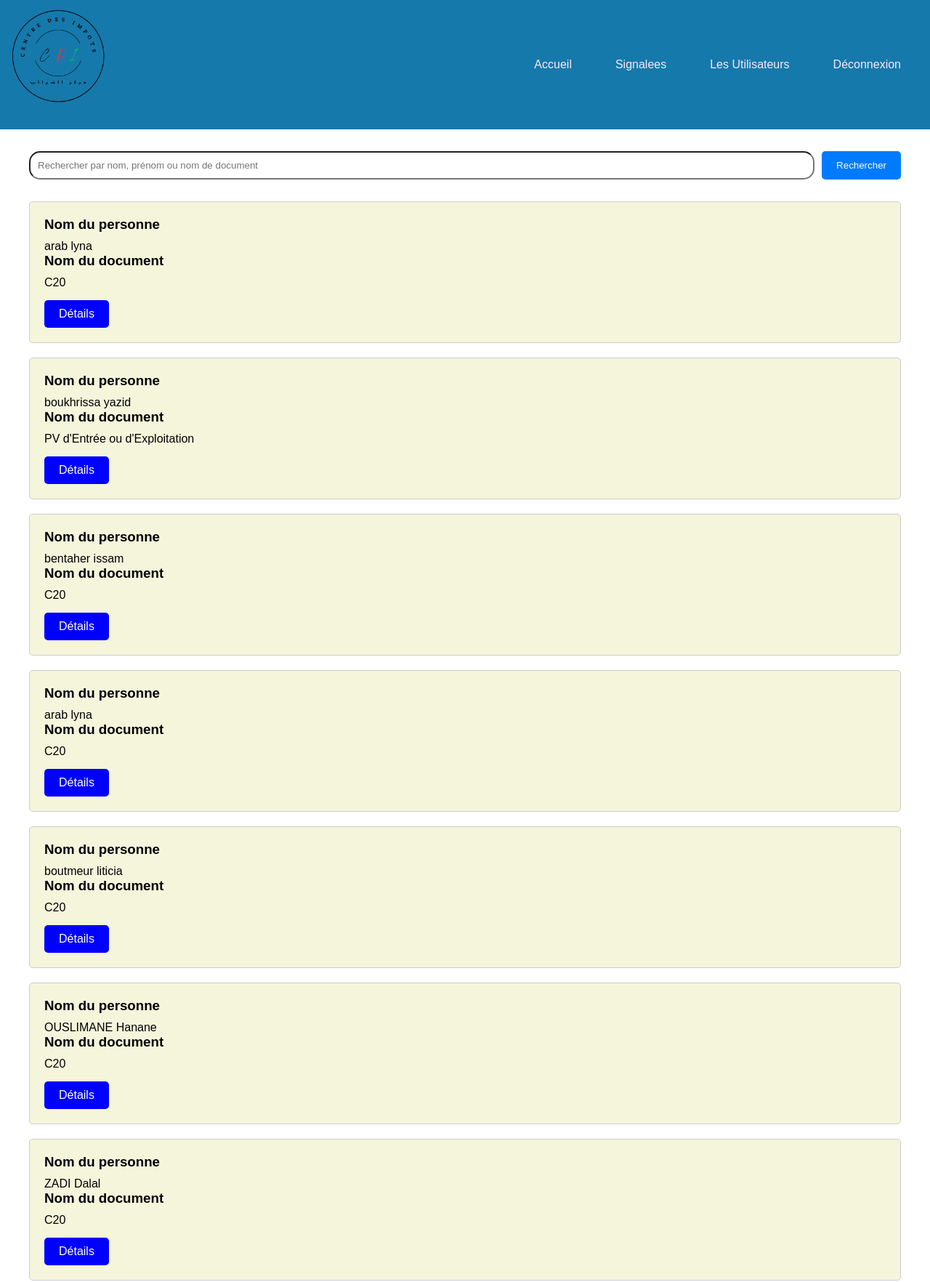
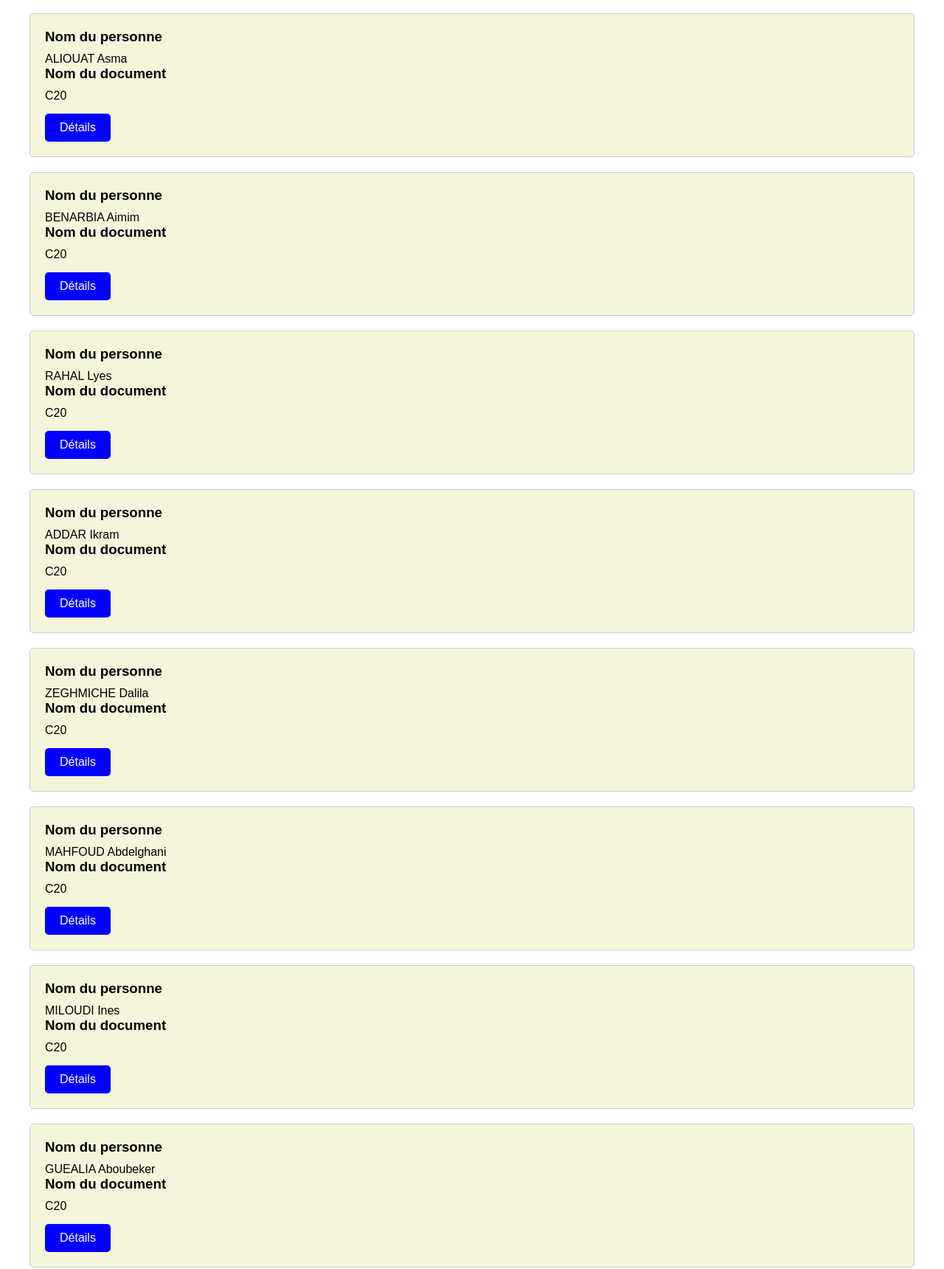
Page /views/centre/les_demandes_gestion_nonacc_centre.php (signed in, upper part) on the committed database (2 pictures, top to bottom).
### tables this page shows
CREATE TABLE `demande` (
  `id_demande` int(11) NOT NULL,
  `id_personne` int(11) DEFAULT NULL,
  `nom_document` varchar(255) DEFAULT NULL,
  `demande_text` text DEFAULT NULL,
  `date_heure` datetime NOT NULL DEFAULT current_timestamp(),
  `nom_service` varchar(255) DEFAULT NULL
);

CREATE TABLE `personne` (
  `id` int(11) NOT NULL,
  `nom` varchar(255) NOT NULL,
  `prenom` varchar(255) NOT NULL,
  `sexe` enum('homme','femme','autre') NOT NULL,
  `dateNaissance` date NOT NULL,
  `email` varchar(255) NOT NULL,
  `motDePasse` varchar(255) NOT NULL,
  `username` varchar(255) DEFAULT NULL
);

### views/centre/les_demandes_gestion_nonacc_centre.php (the view, shortened to what this page needs)
<?php
require_once "../../control/db_connection.php";
$search = isset($_GET['search']) ? $_GET['search'] : '';
$sql = "SELECT demande.*, personne.nom AS nom_personne, personne.prenom AS prenom_personne
        FROM demande
        INNER JOIN personne ON demande.id_personne = personne.id
        WHERE demande.nom_service = 'Service Principal de Gestion'
        AND demande.id_demande NOT IN (SELECT id_demande FROM reponses)";
$stmt = $pdo->prepare($sql);
$stmt->execute();
$demandes = $stmt->fetchAll();
?>
<!DOCTYPE html>
<html lang="fr">
<head>
    <link rel="stylesheet" href="../../public/css/style1.css">
</head>
<body>
<header>
    <div class="container">
        <div class="logo">
            <img src="../../public/images/logo1.png" alt="CDI">
        </div>
        <nav class="bar">
            <ul>
            <li><a   href="centre.php">Accueil</a></li>
                <li><a href="les_demandes_sig.php">Signalees</a></li>
                <li><a href="utilisateur.php">Les Utilisateurs</a></li>
                <li><a href="../../control/deconnexion.php" onclick="confirmLogout(event)">Déconnexion</a></li>
            </ul>
        </nav>
    </div>
</header>
<div class="search-bar">
    <div class="container">
        <form method="GET" action="les_demandes_gestion_nonacc_centre.php">
            <input type="text" name="search" placeholder="Rechercher par nom, prénom ou nom de document" value="<?php echo htmlspecialchars($search); ?>">
            <button type="submit">Rechercher</button>
        </form>
    </div>
</div>
<div class="demandes">
    <div class="container">
        <?php
        if (empty($demandes)) {
            echo "
            <div class='demande-card'>
                <h3>Il n'y a pas de demande</h3>
            </div>
            ";
        } else {
            foreach ($demandes as $demande) {
                echo "
                <div class='demande-card'>
                    <h3>Nom du personne</h3>
                    <p>". $demande['nom_personne'] ." " . $demande['prenom_personne'] . "</p>
                    <h3>Nom du document</h3>
                    <p>". $demande['nom_document'] ."</p>
                    <a class='detail-btn' href='../detail.php?id_demande=". $demande['id_demande'] ."&nom_personne=". $demande['nom_personne'] ."&prenom_personne=". $demande['prenom_personne']."&nom_document=". $demande['nom_document'] ."&nom_service=". $demande['nom_service'] ."&demande_text=". $demande['demande_text'] ."&date_heure=". $demande['date_heure'] ."'>Détails</a>
                </div>
                ";
            }
        }
        ?>
    </div>
</div>
</body>
</html>

### public/css/style1.css (style rules this page uses)
* { margin: 0; padding: 0; box-sizing: border-box; }
body { font-size: 16px; }
.container { width: 1200px; margin: 0 auto; height: 100%; }
header { padding: 70px; background-color: #1679AB; position: relative; }
header .container { display: flex; justify-content: space-between; align-items: center; }
.logo img { width: 150px; height: auto; position: absolute; top: 0px; left: 5px; }
body { font-family: 'Ubuntu', sans-serif; }
a { text-shadow: 0px 0px 3px rgba(117, 117, 117, 0.12); color: #2991ab; text-decoration: none; }
header .bar ul { display: flex; list-style: none; }
header .bar a { display: block; padding: 10px 20px; margin: 0 10px; color: #F3EBF6; }
.detail-btn { background-color: #1679AB; color: white; padding: 10px 20px; margin-top: 15px; margin-right: 5px; text-align: center; text-decoration: none; display: inline-block; border-radius: 5px; }
.demande-card { position: relative; background-color: beige; border: 1px solid #ccc; border-radius: 5px; padding: 20px; margin-top: 10px; margin-bottom: 20px; }
.demande-card h3 { margin-bottom: 10px; }
.detail-btn { background-color: blue; color: white; padding: 10px 20px; margin-top: 15px; text-align: center; text-decoration: none; display: inline-block; border-radius: 5px; }
.search-bar { margin: 30px 30px; }
.search-bar form { display: flex; justify-content: center; }
.search-bar input[type="text"] { padding: 10px; width: calc(100% - 80px); border-radius: 15px; }
.search-bar button { padding: 10px 20px; background-color: #007bff; color: #fff; border: none; cursor: pointer; border-radius: 5px; margin-left: 10px; }

### rows in the picture
demande: id_personne.nom "arab", id_personne.prenom "lyna", nom_document "C20"
demande: id_personne.nom "boukhrissa", id_personne.prenom "yazid", nom_document "PV d'Entrée ou d'Exploitation"
demande: id_personne.nom "bentaher", id_personne.prenom "issam", nom_document "C20"
demande: id_personne.nom "arab", id_personne.prenom "lyna", nom_document "C20"
demande: id_personne.nom "boutmeur", id_personne.prenom "liticia", nom_document "C20"
demande: id_personne.nom "OUSLIMANE", id_personne.prenom "Hanane", nom_document "C20"
demande: id_personne.nom "ZADI", id_personne.prenom "Dalal", nom_document "C20"
demande: id_personne.nom "ALIOUAT", id_personne.prenom "Asma", nom_document "C20"
demande: id_personne.nom "BENARBIA", id_personne.prenom "Aimim", nom_document "C20"
demande: id_personne.nom "RAHAL", id_personne.prenom "Lyes", nom_document "C20"
demande: id_personne.nom "ADDAR", id_personne.prenom "Ikram", nom_document "C20"
demande: id_personne.nom "ZEGHMICHE", id_personne.prenom "Dalila", nom_document "C20"
demande: id_personne.nom "MAHFOUD", id_personne.prenom "Abdelghani", nom_document "C20"
demande: id_personne.nom "MILOUDI", id_personne.prenom "Ines", nom_document "C20"
demande: id_personne.nom "GUEALIA", id_personne.prenom "Aboubeker", nom_document "C20"
